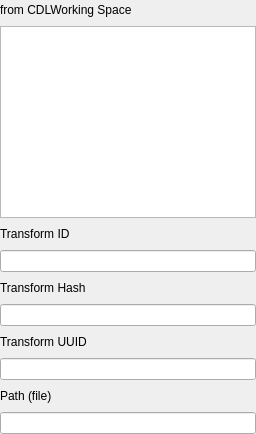
                  <widget class="QWidget" name="tab_61">
                   <property name="sizePolicy">
                    <sizepolicy hsizetype="Preferred" vsizetype="Preferred">
                     <horstretch>0</horstretch>
                     <verstretch>0</verstretch>
                    </sizepolicy>
                   </property>
                   <attribute name="title">
                    <string>From</string>
                   </attribute>
                   <layout class="QVBoxLayout" name="verticalLayout_77">
                    <property name="leftMargin">
                     <number>0</number>
                    </property>
                    <property name="topMargin">
                     <number>0</number>
                    </property>
                    <property name="rightMargin">
                     <number>0</number>
                    </property>
                    <property name="bottomMargin">
                     <number>0</number>
                    </property>
                    <item>
                     <layout class="QHBoxLayout" name="horizontalLayout_392">
                      <item>
                       <widget class="QLabel" name="label_472">
                        <property name="text">
                         <string>from CDLWorking Space</string>
                        </property>
                       </widget>
                      </item>
                      <item>
                       <spacer name="horizontalSpacer_387">
                        <property name="orientation">
                         <enum>Qt::Horizontal</enum>
                        </property>
                        <property name="sizeHint" stdset="0">
                         <size>
                          <width>40</width>
                          <height>20</height>
                         </size>
                        </property>
                       </spacer>
                      </item>
                     </layout>
                    </item>
                    <item>
                     <widget class="QTextEdit" name="textEdit_69">
                      <property name="sizePolicy">
                       <sizepolicy hsizetype="Expanding" vsizetype="Minimum">
                        <horstretch>0</horstretch>
                        <verstretch>0</verstretch>
                       </sizepolicy>
                      </property>
                      <property name="minimumSize">
                       <size>
                        <width>0</width>
                        <height>40</height>
                       </size>
                      </property>
                     </widget>
                    </item>
                    <item>
                     <layout class="QHBoxLayout" name="horizontalLayout_393">
                      <item>
                       <widget class="QLabel" name="label_473">
                        <property name="text">
                         <string>Transform ID</string>
                        </property>
                       </widget>
                      </item>
                      <item>
                       <spacer name="horizontalSpacer_388">
                        <property name="orientation">
                         <enum>Qt::Horizontal</enum>
                        </property>
                        <property name="sizeHint" stdset="0">
                         <size>
                          <width>40</width>
                          <height>20</height>
                         </size>
                        </property>
                       </spacer>
                      </item>
                     </layout>
                    </item>
                    <item>
                     <widget class="QLineEdit" name="lineEdit_369"/>
                    </item>
                    <item>
                     <layout class="QHBoxLayout" name="horizontalLayout_394">
                      <item>
                       <widget class="QLabel" name="label_474">
                        <property name="text">
                         <string>Transform Hash</string>
                        </property>
                       </widget>
                      </item>
                      <item>
                       <spacer name="horizontalSpacer_389">
                        <property name="orientation">
                         <enum>Qt::Horizontal</enum>
                        </property>
                        <property name="sizeHint" stdset="0">
                         <size>
                          <width>40</width>
                          <height>20</height>
                         </size>
                        </property>
                       </spacer>
                      </item>
                     </layout>
                    </item>
                    <item>
                     <widget class="QLineEdit" name="lineEdit_370"/>
                    </item>
                    <item>
                     <layout class="QHBoxLayout" name="horizontalLayout_395">
                      <item>
                       <widget class="QLabel" name="label_475">
                        <property name="text">
                         <string>Transform UUID</string>
                        </property>
                       </widget>
                      </item>
                      <item>
                       <spacer name="horizontalSpacer_390">
                        <property name="orientation">
                         <enum>Qt::Horizontal</enum>
                        </property>
                        <property name="sizeHint" stdset="0">
                         <size>
                          <width>40</width>
                          <height>20</height>
                         </size>
                        </property>
                       </spacer>
                      </item>
                     </layout>
                    </item>
                    <item>
                     <widget class="QLineEdit" name="lineEdit_371"/>
                    </item>
                    <item>
                     <layout class="QHBoxLayout" name="horizontalLayout_396">
                      <item>
                       <widget class="QLabel" name="label_476">
                        <property name="text">
                         <string>Path (file)</string>
                        </property>
                       </widget>
                      </item>
                      <item>
                       <spacer name="horizontalSpacer_391">
                        <property name="orientation">
                         <enum>Qt::Horizontal</enum>
                        </property>
                        <property name="sizeHint" stdset="0">
                         <size>
                          <width>40</width>
                          <height>20</height>
                         </size>
                        </property>
                       </spacer>
                      </item>
                     </layout>
                    </item>
                    <item>
                     <widget class="QLineEdit" name="lineEdit_372"/>
                    </item>
                   </layout>
                  </widget>
